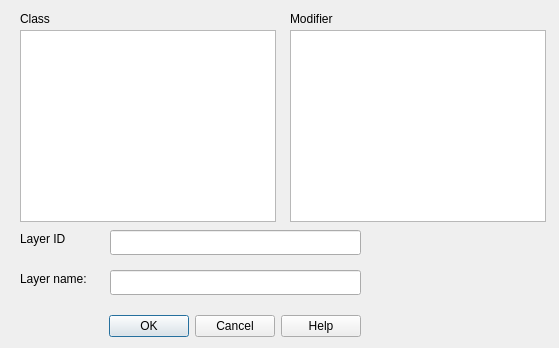
<?xml version="1.0" encoding="UTF-8"?>
<ui version="4.0">
 <class>SdDLayerCreate</class>
 <widget class="QDialog" name="SdDLayerCreate">
  <property name="geometry">
   <rect>
    <x>0</x>
    <y>0</y>
    <width>559</width>
    <height>348</height>
   </rect>
  </property>
  <property name="windowTitle">
   <string>Layer constructor</string>
  </property>
  <widget class="QDialogButtonBox" name="buttonBox">
   <property name="geometry">
    <rect>
     <x>20</x>
     <y>310</y>
     <width>341</width>
     <height>32</height>
    </rect>
   </property>
   <property name="orientation">
    <enum>Qt::Horizontal</enum>
   </property>
   <property name="standardButtons">
    <set>QDialogButtonBox::Cancel|QDialogButtonBox::Help|QDialogButtonBox::Ok</set>
   </property>
  </widget>
  <widget class="QListWidget" name="mClassList">
   <property name="geometry">
    <rect>
     <x>20</x>
     <y>30</y>
     <width>256</width>
     <height>192</height>
    </rect>
   </property>
   <property name="toolTip">
    <string>Layer class</string>
   </property>
  </widget>
  <widget class="QLabel" name="label">
   <property name="geometry">
    <rect>
     <x>20</x>
     <y>10</y>
     <width>54</width>
     <height>17</height>
    </rect>
   </property>
   <property name="text">
    <string>Class</string>
   </property>
  </widget>
  <widget class="QLabel" name="label_2">
   <property name="geometry">
    <rect>
     <x>290</x>
     <y>10</y>
     <width>54</width>
     <height>17</height>
    </rect>
   </property>
   <property name="text">
    <string>Modifier</string>
   </property>
  </widget>
  <widget class="QListWidget" name="mModifierList">
   <property name="geometry">
    <rect>
     <x>290</x>
     <y>30</y>
     <width>256</width>
     <height>192</height>
    </rect>
   </property>
   <property name="toolTip">
    <string>Layer modifier</string>
   </property>
  </widget>
  <widget class="QLabel" name="label_3">
   <property name="geometry">
    <rect>
     <x>560</x>
     <y>10</y>
     <width>54</width>
     <height>17</height>
    </rect>
   </property>
   <property name="text">
    <string>Class</string>
   </property>
  </widget>
  <widget class="QLabel" name="label_4">
   <property name="geometry">
    <rect>
     <x>20</x>
     <y>230</y>
     <width>54</width>
     <height>17</height>
    </rect>
   </property>
   <property name="text">
    <string>Layer ID</string>
   </property>
  </widget>
  <widget class="QLineEdit" name="mLayerId">
   <property name="geometry">
    <rect>
     <x>110</x>
     <y>230</y>
     <width>251</width>
     <height>25</height>
    </rect>
   </property>
   <property name="toolTip">
    <string>Layer internal id on base class and modifier or user entered</string>
   </property>
  </widget>
  <widget class="QLabel" name="label_5">
   <property name="geometry">
    <rect>
     <x>20</x>
     <y>270</y>
     <width>71</width>
     <height>17</height>
    </rect>
   </property>
   <property name="text">
    <string>Layer name:</string>
   </property>
  </widget>
  <widget class="QLineEdit" name="mLayerName">
   <property name="geometry">
    <rect>
     <x>110</x>
     <y>270</y>
     <width>251</width>
     <height>25</height>
    </rect>
   </property>
   <property name="toolTip">
    <string>Visual representative of layer name</string>
   </property>
  </widget>
 </widget>
 <resources/>
 <connections>
  <connection>
   <sender>buttonBox</sender>
   <signal>accepted()</signal>
   <receiver>SdDLayerCreate</receiver>
   <slot>accept()</slot>
   <hints>
    <hint type="sourcelabel">
     <x>248</x>
     <y>254</y>
    </hint>
    <hint type="destinationlabel">
     <x>157</x>
     <y>274</y>
    </hint>
   </hints>
  </connection>
  <connection>
   <sender>buttonBox</sender>
   <signal>rejected()</signal>
   <receiver>SdDLayerCreate</receiver>
   <slot>reject()</slot>
   <hints>
    <hint type="sourcelabel">
     <x>316</x>
     <y>260</y>
    </hint>
    <hint type="destinationlabel">
     <x>286</x>
     <y>274</y>
    </hint>
   </hints>
  </connection>
 </connections>
</ui>
